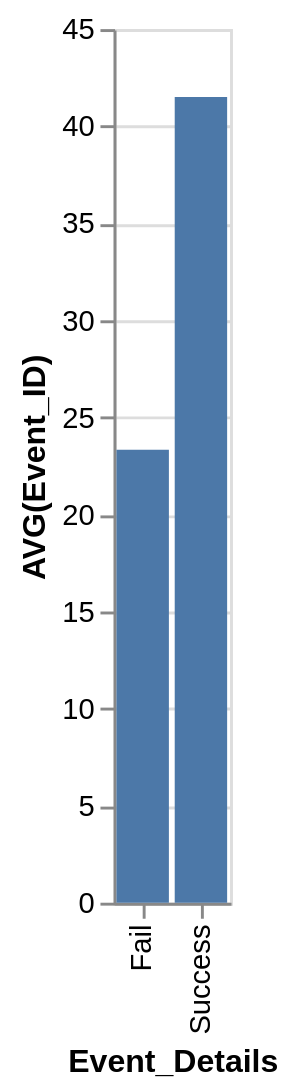

The Vega-Lite source for this figure:
### Vega-Lite specification from a JSON file in a GitHub repository (floating-point values rounded to 4 significant figures)
{"data": {"values": [{"x_data": "Fail", "y_data": 23.33}, {"x_data": "Success", "y_data": 41.5}]}, "mark": "bar", "encoding": {"x": {"field": "x_data", "type": "nominal", "title": "Event_Details", "sort": {"op": "sum", "field": "y_data", "order": "ascending"}}, "y": {"field": "y_data", "type": "quantitative", "title": "AVG(Event_ID)"}}}
